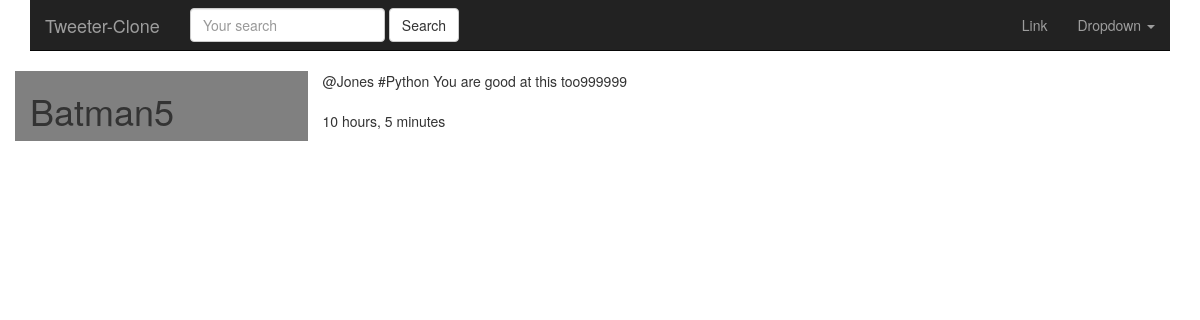
Before: /tweets/55/ with the older database file.
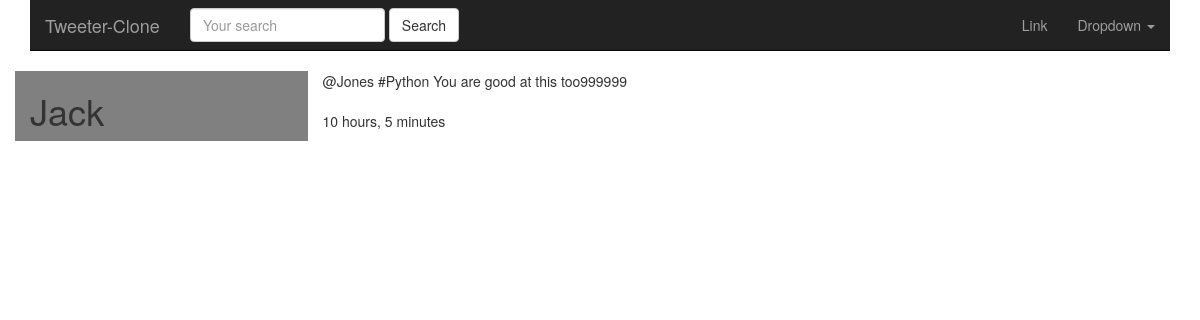
After: the same page with the newer database file.
### tweets/models.py (models this page shows, shortened)
class Tweet(models.Model):
    parent      = models.ForeignKey('self', blank=True, null=True)
    user        = models.ForeignKey(settings.AUTH_USER_MODEL)
    content     = models.CharField(max_length=255, validators=[validate_content])
    liked       = models.ManyToManyField(settings.AUTH_USER_MODEL, blank=True, related_name='liked')
    reply       = models.BooleanField(verbose_name='Is a reply?', default=False)
    updated     = models.DateTimeField(auto_now=True)
    timestamp   = models.DateTimeField(auto_now_add=True)
    objects     = TweetManager()
    class Meta:
        ordering = ['-timestamp']

### tweets/views.py (the view)
# urls.py: url(r'^(?P<pk>\d+)/$', TweetDetailView.as_view(), name='detail'),
class TweetDetailView(DetailView):
    queryset = Tweet.objects.all()

### tweets/templates/tweets/tweet_detail.html (shortened to what this page needs)
{% extends "base.html" %}
{% block content %}
<div class='row'>
    <div class='col-sm-3 col-xs-12' style='background-color:grey;'>
        <h1>{{ object.user }} </h1>
    </div>
    <div class='col-sm-9 col-xs-12'>
         {{ object.content }}<br/>
            <br/>
        {{ object.timestamp|timesince }}
    </div>
</div>
{% endblock content %}

Changed rows visible on the page:
changed Tweet "@Jones #Python You are good at this too999999": user "Batman5" → "Jack"
